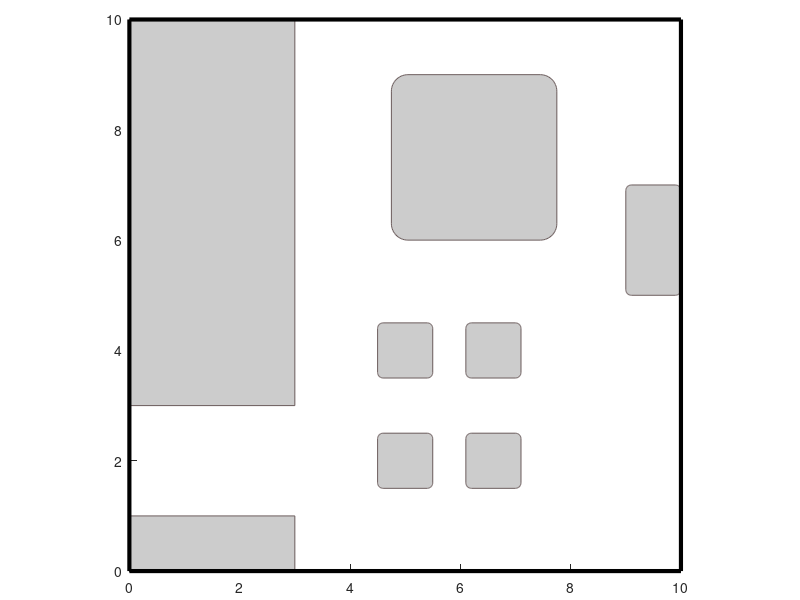

MATLAB code for this plot: (Note: this script raises an error after producing the figure.)
clear all
close all
clc
figure
axis([0 10 0 10])
daspect([1 1 1])
set(gcf,'Position',[0,36,954,954],'Color','w');
set(gca,'Position',[0.044687189672294,0.048218029350105,0.923535253227408,0.919287211740044]);

global Ts A1 b1
veh_rad = 0.1;
K=5;
Ts=0.1;
nx=4;
ny=2;
nu=2;
A1 = [1 0; -1 0; 0 1; 0 -1];
b1(:,1) = [3; 0; 10; -3];
b1(:,2) = [3; 0; 1; 0];
b1(:,3) = [5.5; -4.5; 2.5; -1.5];
% b1(:,4) = [8; -7; 2.5; -1.5];
b1(:,4) = [7.1; -6.1; 2.5; -1.5];
b1(:,5) = [5.5; -4.5; 4.5; -3.5];
% b1(:,6) = [8; -7; 4.5; -3.5];
b1(:,6) = [7.1; -6.1; 4.5; -3.5];
b1(:,7) = [7.75; -4.75; 9; -6];
b1(:,8) = [10; -9; 7; -5];
b1(:,9) = [10; 0; 10; 0];

r1 = rectangle('Position',[-b1(2,1) -b1(4,1) b1(1,1)+b1(2,1) b1(3,1)+b1(4,1)], 'EdgeColor',[0.42,0.36,0.36],'FaceColor',[0.80, 0.80, 0.80]);
r2 = rectangle('Position',[-b1(2,2) -b1(4,2) b1(1,2)+b1(2,2) b1(3,2)+b1(4,2)], 'EdgeColor',[0.42,0.36,0.36],'FaceColor',[0.80, 0.80, 0.80]);
r3 = rectangle('Position',[-b1(2,3) -b1(4,3) b1(1,3)+b1(2,3) b1(3,3)+b1(4,3)], 'EdgeColor',[0.42,0.36,0.36],'FaceColor',[0.80, 0.80, 0.80],'Curvature',0.2);
r4 = rectangle('Position',[-b1(2,4) -b1(4,4) b1(1,4)+b1(2,4) b1(3,4)+b1(4,4)], 'EdgeColor',[0.42,0.36,0.36],'FaceColor',[0.80, 0.80, 0.80],'Curvature',0.2);
r5 = rectangle('Position',[-b1(2,5) -b1(4,5) b1(1,5)+b1(2,5) b1(3,5)+b1(4,5)], 'EdgeColor',[0.42,0.36,0.36],'FaceColor',[0.80, 0.80, 0.80],'Curvature',0.2);
r6 = rectangle('Position',[-b1(2,6) -b1(4,6) b1(1,6)+b1(2,6) b1(3,6)+b1(4,6)], 'EdgeColor',[0.42,0.36,0.36],'FaceColor',[0.80, 0.80, 0.80],'Curvature',0.2);
r7 = rectangle('Position',[-b1(2,7) -b1(4,7) b1(1,7)+b1(2,7) b1(3,7)+b1(4,7)], 'EdgeColor',[0.42,0.36,0.36],'FaceColor',[0.80, 0.80, 0.80],'Curvature',0.2);
r8 = rectangle('Position',[-b1(2,8) -b1(4,8) b1(1,8)+b1(2,8) b1(3,8)+b1(4,8)], 'EdgeColor',[0.42,0.36,0.36],'FaceColor',[0.80, 0.80, 0.80],'Curvature',0.2);
r9 = rectangle('Position',[-b1(2,9) -b1(4,9) b1(1,9)+b1(2,9) b1(3,9)+b1(4,9)], 'EdgeColor','k','LineWidth',3);
hold on

x0(:,1) = [1;2;0;0];
goal = [1 4 5.8 5.8 5.8 7.5 8.4 8.4 9; 2 1.1 1.1 2 5 5 5 9 9];
req_t = Required_Time(goal,0.5);
ts=timeseries(goal',req_t);
ref = resample(ts,0:Ts:req_t(end));
ref1 = ref.data';
ref1(:,end+1:end+K) = repmat(goal(:,end),1,K);

start = plot(x0(1,1),x0(2,1),'.','Color',[0.47,0.67,0.19],'MarkerSize',25);
goalpl=plot(goal(1,:),goal(2,:),'--','Color',[0.50,0.50,0.50]);
endpl = plot(goal(1,end),goal(2,end),'b.','MarkerSize',25);
fut_pl=plot(x0(1,1), x0(2,1), 'Color', 'b', 'LineWidth',1);
veh_traj=plot(x0(1,1), x0(2,1), 'Color', 'k', 'LineWidth',1);
veh_pl=rectangle('Position',[x0(1,1)-veh_rad, x0(2,1)-veh_rad, 2*veh_rad, 2*veh_rad],'EdgeColor','r','FaceColor', 'r','Curvature',1);
veh_pr=plot(x0(1,1), x0(2,1), 'Color', 'r', 'LineWidth',1);


% % % x_min = 0; x_max = 10; y_min = 0; y_max = 10; vx_min = -4; vx_max = 4; vy_min = -4; vy_max = 4; ax_min = -4; ax_max = 4; ay_min = -4; ay_max = 4;
% % % accx=ax_min:0.02:ax_max;
% % % accy=ay_min:0.02:ay_max;
% % % poscont=combvec(accx,accy);

% % % ref = x0(:,1);
% % % jg = 1;
% % % for jg = 1:length(goal)
% % %     ref = [ref RRT_Star(ref(:,end),[goal(:,jg);0;0])];
% % % end

Q=eye(ny);
R=0.001*eye(nu);
str = '0_05';
load(['Data_',str]);
L=3;

obs = [3.5 9 9.17;5.5 9.7 9.5];
u_obs(:,:,1)=[repmat([0.35;0],1,65) repmat([0;-0.4],1,30) repmat([0;-0.5],1,50) repmat([0;-0.4],1,1000-145)];
u_obs(:,:,2)=[repmat([0;0],1,84) repmat([-0.05;-0.3],1,123) repmat([-0.4;-0.2],1,55) repmat([-0.2;0],1,77) repmat([0;0],1,1000-339)];
u_obs(:,:,3)=[repmat([0;0],1,84) repmat([-0.05;-0.3],1,123) repmat([-0.4;-0.2],1,55) repmat([-0.2;0],1,77) repmat([0;0],1,1000-339)];
% u_obs(:,:,1)=[repmat([0.35;0],1,32) repmat([0;-0.6],1,15) repmat([0;-0.7],1,25) repmat([0;-0.4],1,1000-72)];
% u_obs(:,:,2)=[repmat([0;0],1,42) repmat([-0.05;-0.3],1,61) repmat([-0.4;-0.2],1,28) repmat([-0.2;0],1,39) repmat([0;0],1,1000-170)];
% u_obs(:,:,3)=[repmat([0;0],1,42) repmat([-0.05;-0.3],1,61) repmat([-0.4;-0.2],1,28) repmat([-0.2;0],1,39) repmat([0;0],1,1000-170)];
W=0.1;

for i=1:size(obs,2)
    obs_state(:,:,i) = obstacledyn(obs(:,i),u_obs(:,:,i),Ts,1000);
    obs_input(:,:,i) = u_obs(:,:,i);
%     obs1{i} = rectangle('Position',[obs(1,i)-W obs(2,i)-W 2*W 2*W],'EdgeColor','k','FaceColor','k','Curvature',1);
    plot(obs_state(1,:,i),obs_state(2,:,i), 'b:');
end

r=sdpvar(ny,K+1,'full');
u=sdpvar(nu,K,'full');
x=sdpvar(nx,K+1,'full');
d=binvar(4,K,length(b1)-7,'full');
lambda1=sdpvar(Nn,K,L,'full');
lambda2=sdpvar(Nn,K,L,'full');
lambda3=sdpvar(Nn,K,L,'full');
d1=binvar(Nn,K,L,'full');
d2=binvar(Nn,K,L,'full');
d3=binvar(Nn,K,L,'full');
h1=sdpvar(Nn,K,L,'full');
h2=sdpvar(Nn,K,L,'full');
h3=sdpvar(Nn,K,L,'full');
h4=sdpvar(K,L,'full');
mu_hat=sdpvar(ny,K,L,'full');
Sigma_hat=sdpvar(ny,ny,K,L,'full');
rho=sdpvar(4,K,length(b1)-5,'full');
% delta=sdpvar(L,1,'full');
delta=0.1/100;

M1=100;
M=1000;
obj=0;
const=[];
for k=1:K
    if k>0 && k<=K
        obj=obj+u(:,k)'*R*u(:,k);
%         const=const+[-1<=x(4,k)-x(4,k-1)<=1,...
%                     -0.7<=u(2,k)-u(2,k-1)<=0.7,...
%                     ];
    end
    obj=obj+(x(1:2,k)-r(:,k))'*Q*(x(1:2,k)-r(:,k));
    const=const+[...
%           x(1,k+1)==x(1,k)+Ts*x(4,k)*cos(x(3,k)),...
%           x(2,k+1)==x(2,k)+Ts*x(4,k)*sin(x(3,k)),...
%           x(3,k+1)==x(3,k)+Ts*u(2,k),...
%           x(4,k+1)==x(4,k)+Ts*u(1,k),...
%           -4<=u(1,k)<=4,...
        x(1,k+1)==x(1,k)+Ts*x(3,k)+Ts^2/2*u(1,k),...
        x(2,k+1)==x(2,k)+Ts*x(4,k)+Ts^2/2*u(2,k),...
        x(3,k+1)==x(3,k)+Ts*u(1,k),...
        x(4,k+1)==x(4,k)+Ts*u(2,k),...
         -4<=x(3,k)<=4,...
         -4<=x(4,k)<=4,...
         -4<=u(1,k)<=4,...
         -4<=u(2,k)<=4,...
%          -3.15<=u(2,k)<=3.15,...
         ];
     for i=1:length(b1)-7
        const=const+[b1(:,i+4)+0.1-A1*x(1:2,k+1)<=M1*d(:,k,i),sum(d(:,k,i))<=3];
     end
% for i=1:length(b1)-1
%     const=const+[rho(:,k,i)'*(b1(:,i)+0.15-A1*x(1:2,k+1))<=0,rho(:,k,i)>=0,sum(rho(:,k,i))==1];
% end
    for l=1:L
                 const=const+[
                 h1(:,k,l)>=0, h1(:,k,l)>=w{1}'*(([x(1:2,k+1);Sigma_hat(1,1,k,l);Sigma_hat(1,2,k,l);...
                              Sigma_hat(2,2,k,l);mu_hat(:,k,l)]-mean_train')./std_train')+b{1}',...
                 h1(:,k,l)<=M*d1(:,k,l), h1(:,k,l)<=w{1}'*(([x(1:2,k+1);Sigma_hat(1,1,k,l);Sigma_hat(1,2,k,l);...
                              Sigma_hat(2,2,k,l);mu_hat(:,k,l)]-mean_train')./std_train')+b{1}'+M*(1-d1(:,k,l)),...                              
                 h2(:,k,l)>=0, h2(:,k,l)>=w{2}'*h1(:,k,l)+b{2}',...
                 h2(:,k,l)<=M*d2(:,k,l), h2(:,k,l)<=w{2}'*h1(:,k,l)+b{2}'+M*(1-d2(:,k,l)),...
                 h3(:,k,l)>=0, h3(:,k,l)>=w{3}'*h2(:,k,l)+b{3}',...
                 h3(:,k,l)<=M*d3(:,k,l), h3(:,k,l)<=w{3}'*h2(:,k,l)+b{3}'+M*(1-d3(:,k,l)),...
                 w{4}'*h3(:,k,l)+b{4}'<=delta]; 
%                  h4(k,l)=subplus((w{4}'*h3(:,k,l)+b{4}'));              
%                  const=const+[
%                  h1(:,k,l)>=0, h1(:,k,l)-w{1}'*(([x(1:2,k+1);Sigma_hat(1,1,k,l);Sigma_hat(1,2,k,l);...
%                             Sigma_hat(2,2,k,l);mu_hat(:,k,l)]-mean_train')./std_train')-b{1}'>=0,...
%                  h2(:,k,l)>=0, h2(:,k,l)-w{2}'*h1(:,k,l)-b{2}'>=0,...
%                  h3(:,k,l)>=0, h3(:,k,l)-w{3}'*h2(:,k,l)-b{3}'>=0,...
%                  (w{4}'*h3(:,k,l)+b{4}')<=delta(l),...
%                  h1(:,k,l)'*(h1(:,k,l)-(w{1}'*(([x(1:2,k+1);Sigma_hat(1,1,k,l);Sigma_hat(1,2,k,l);...
%                              Sigma_hat(2,2,k,l);mu_hat(:,k,l)]-mean_train')./std_train')+b{1}'))==0,...
%                  h2(:,k,l)'*(h2(:,k,l)-w{2}'*h1(:,k,l)-b{2}')==0,...
%                  h3(:,k,l)'*(h3(:,k,l)-w{3}'*h2(:,k,l)-b{3}')==0,...
%                  ];
%                  h4(k,l)=(w{4}'*h3(:,k,l)+b{4}');
%                 h4(k,l)=(subplus(subplus(subplus((([x(1:2,k+1);Sigma_hat(1,1,k,l);Sigma_hat(1,2,k,l);...
%                               Sigma_hat(2,2,k,l);mu_hat(:,k,l)]'-mean_train)./std_train)*w{1}+b{1})*w{2}+b{2})*w{3}+b{3})*w{4}+b{4});
%                 const=const+[(subplus(subplus(subplus((([x(1:2,k+1);Sigma_hat(1,1,k,l);Sigma_hat(1,2,k,l);...
%                               Sigma_hat(2,2,k,l);mu_hat(:,k,l)]'-mean_train)./std_train)*w{1}+b{1})*w{2}+b{2})*w{3}+b{3})*w{4}+b{4})<=delta];
    end
end
obj=obj+(x(1:2,K+1)-r(:,K+1))'*Q*(x(1:2,K+1)-r(:,K+1));

opt=sdpsettings('solver','gurobi','gurobi.Method',3,'gurobi.Presolve',2,'gurobi.MIPFocus',1,'gurobi.TimeLimit',20);
controller=optimizer(const,obj,opt,{x(:,1),Sigma_hat,mu_hat,r},{u,x,obj,h4});
% 
meanfunc = {@meanZero};
covfunc = {@covSEiso};
likfunc ={@likGauss};
hyp = struct('mean', [] , 'cov', [0 0], 'lik', -1);

writerObj = VideoWriter(['MPC_',str,'.avi']);
% writerObj = VideoWriter(['MPC_0_00005.avi']);
writerObj.FrameRate = 10;
writerObj.Quality=100;
open(writerObj)
t=0;
cost=[];
terminate=0;
% ref1 = waypoints(:,1);
solve_time=tic;
while ~terminate
    t=t+1;
    set(veh_traj, 'xdata', x0(1,1:t),'ydata', x0(2,1:t));
    set(veh_pl,'Position',[x0(1,t)-veh_rad, x0(2,t)-veh_rad, 2*veh_rad, 2*veh_rad]);
%     delete([veh_r veh_l]);
%     R=[cos(x0(3,t)) -sin(x0(3,t));sin(x0(3,t)) cos(x0(3,t))];
%     p_r=R*[-r1 r1 r1 -r1;-r2 -r2 r2 r2]+[x0(1,t)+veh_rad*cos(x0(3,t)-pi/2);x0(2,t)+veh_rad*sin(x0(3,t)-pi/2)];
%     p_l=R*[-r1 r1 r1 -r1;-r2 -r2 r2 r2]+[x0(1,t)+veh_rad*cos(x0(3,t)+pi/2);x0(2,t)+veh_rad*sin(x0(3,t)+pi/2)];
%     veh_r=fill(p_r(1,:),p_r(2,:),'k');
%     veh_l=fill(p_l(1,:),p_l(2,:),'k');
%     for i=1:size(obs,2)
%         set(obs1{i},'Position',[obs_state(1,t,i)-W obs_state(2,t,i)-W 2*W 2*W]);
%     end
    GP_pred
%     if norm(x0(1:2,t)-future_r)<=0.001
%         refn = refn+1;
%         if refn > size(waypoints,2)
%             break;
%         else
%             future_r = waypoints(:,refn);
%         end
%     end
    if t==1
%     future_r=ref1;
    oldrefnum=0;
    refnum=1;
    set(fut_pl,'xdata',ref1(1,t:t+K),'ydata',ref1(2,t:t+K));
    else
        if refnum<size(ref1,2)-10
%            ref1pl = plot(ref1(1,refnum+1:end),ref1(2,refnum+1:end),'m');
            oldrefnum=refnum;
            dist=vecnorm(x0(1:2,t)-ref1(:,oldrefnum:oldrefnum+10));
            [~,refnum]=min(dist);
            refnum = oldrefnum+refnum-1;
            set(fut_pl,'xdata',ref1(1,refnum+1:refnum+K),'ydata',ref1(2,refnum+1:refnum+K));
        else
%            ref1pl = plot(ref1(1,refnum+1:end),ref1(2,refnum+1:end),'m');
            oldrefnum=refnum;
            dist=vecnorm(x0(1:2,t)-ref1(:,oldrefnum:end));
            [~,refnum]=min(dist);
            refnum = oldrefnum+refnum-1;
            set(fut_pl,'xdata',ref1(1,refnum+1:refnum+K),'ydata',ref1(2,refnum+1:refnum+K));
        end
    end
    if refnum+K+1>size(ref1,2)
      ref1(:,refnum+K+1) = ref1(:,refnum+K);
    end
%     set(fut_pl,'xdata',ref1(1,t:t+K),'ydata',ref1(2,t:t+K));
    j = [];
    if norm(x0(1:2,t)-obs_state(:,t,1))<=4
        j=[j 1];
    end
    if norm(x0(1:2,t)-obs_state(:,t,2))<=4
        j=[j 2];
    end
    if norm(x0(1:2,t)-obs_state(:,t,3))<=4
        j=[j 3];
    end
    if t>=220
        j=[];
    end
%     delta1(1:length(j)) =0.1/100;
    %0.1/100;
%     delta1(length(j)+1:L) = 1000;
%     var_in(:,:,:,1:length(j)) = xy21_var{t}(:,:,2:end,j);
%     var_in(:,:,:,length(j)+1:L) = zeros(ny,ny,K,L-length(j));
%     mu_in(:,:,1:length(j)) = xy21{t}(:,2:end,j);
%     mu_in(:,:,length(j)+1:L) = zeros(ny,K,L-length(j));
    var_in(:,:,:,1:L) = xy21_var{t}(:,:,2:end,:);
    mu_in(:,:,1:L) = xy21{t}(:,2:end,:);
    [sol,diag1{t}]=controller({x0(:,t),var_in,mu_in,ref1(:,refnum+1:refnum+K+1)});
%     solvertime(t)=gurobiout.solvertime;
    U{t} = sol{1};
    Xout{t}= sol{2};
    DR_risk(:,:,t)=sol{4};
    if diag1{t}~=0 && diag1{t}~=3
        error(yalmiperror(diag1{t}));
    end
    x0(1,t+1)=x0(1,t)+Ts*x0(3,t)+Ts^2/2*U{t}(1,1);
    x0(2,t+1)=x0(2,t)+Ts*x0(4,t)+Ts^2/2*U{t}(2,1);
    x0(3,t+1)=x0(3,t)+Ts*U{t}(1,1);
    x0(4,t+1)=x0(4,t)+Ts*U{t}(2,1);
%     x0(1,t+1)=x0(1,t)+Ts*x0(4,t)*cos(x0(3,t));
%     x0(2,t+1)=x0(2,t)+Ts*x0(4,t)*sin(x0(3,t));
%     x0(3,t+1)=x0(3,t)+Ts*U{t}(2,1);
%     x0(4,t+1)=x0(4,t)+Ts*U{t}(1,1);
%     x0(1,t+1)=x0(1,t)+Ts*U{t}(1,1);
%     x0(2,t+1)=x0(2,t)+Ts*U{t}(2,1);
%     x0(3,t+1)=x0(3,t)+Ts*U{t}(3,1);
    cost=[cost sol{3}];
    set(veh_pr,'xdata',Xout{t}(1,:),'ydata',Xout{t}(2,:));
    drawnow
    frame = getframe(gcf);
    writeVideo(writerObj, frame);
    if norm(x0(1:2,t+1)-goal(:,end))<=0.05
        set(veh_traj, 'xdata', x0(1,1:t+1),'ydata', x0(2,1:t+1));
        set(veh_pl,'Position',[x0(1,t+1)-veh_rad, x0(2,t+1)-veh_rad, 2*veh_rad, 2*veh_rad]);
        frame = getframe(gcf);
        writeVideo(writerObj, frame);
        terminate=1;
    end
%     if t~=1
%         delete(ref1pl);
%     end
end
comp_time=toc(solve_time);
close(writerObj);    
save(str);
